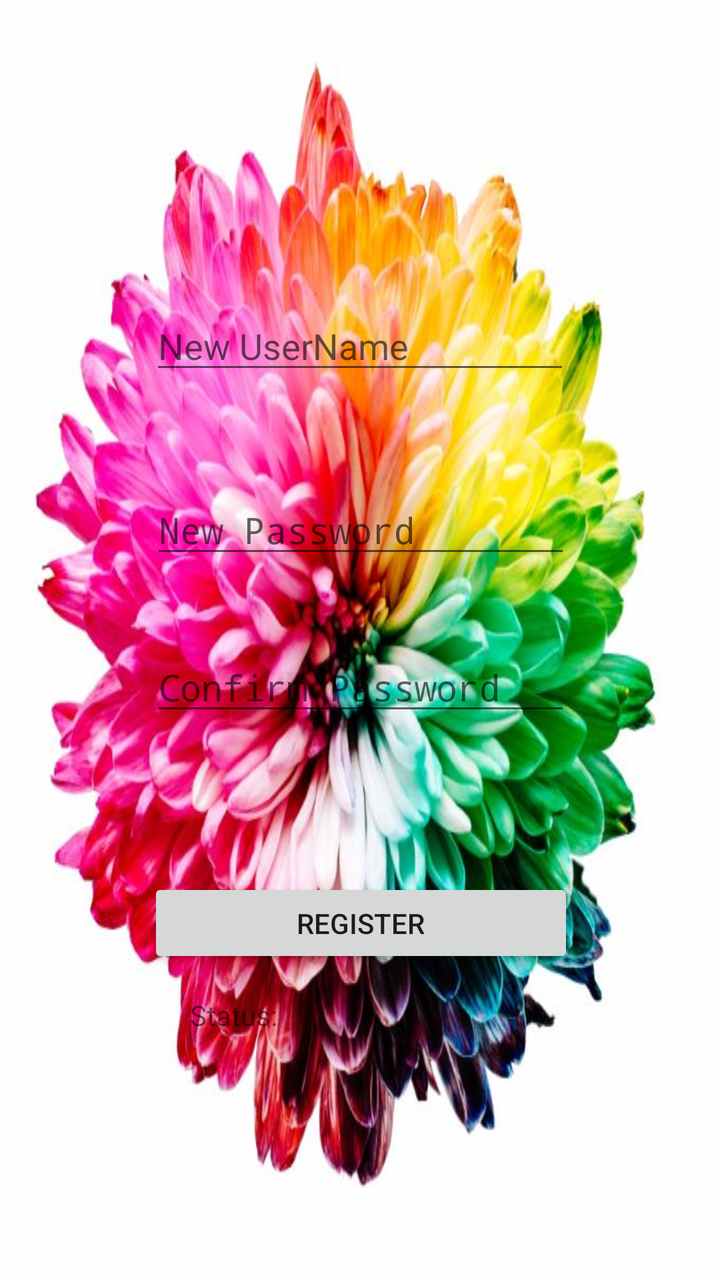
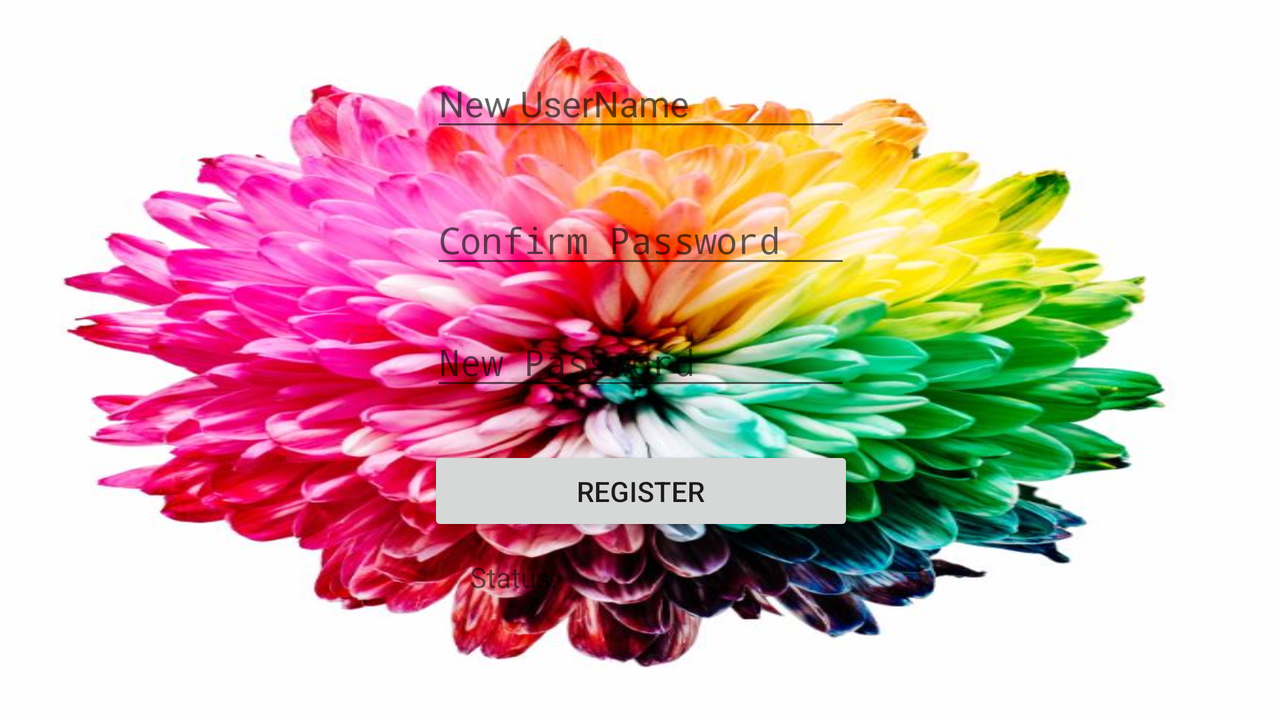

Compare how this app lays out the same screen by default and in its alternative resource folder. The renders come first, then the two layout files and the values they reference.
<!-- AndroidManifest.xml: application theme AppTheme.Launcher -->
<!-- res/layout/activity_register.xml -->
<?xml version="1.0" encoding="utf-8"?>

<android.support.constraint.ConstraintLayout xmlns:android="http://schemas.android.com/apk/res/android"
    xmlns:app="http://schemas.android.com/apk/res-auto"
    xmlns:tools="http://schemas.android.com/tools"
    android:layout_width="match_parent"
    android:layout_height="match_parent"
    android:background="@drawable/background"
    tools:context=".Register"
    >

    <Button
        android:id="@+id/registerButton"
        android:layout_width="213dp"
        android:layout_height="45dp"
        android:layout_marginStart="8dp"
        android:layout_marginEnd="8dp"
        android:layout_marginBottom="156dp"
        android:text="Register"

        app:layout_constraintBottom_toBottomOf="parent"
        app:layout_constraintEnd_toEndOf="parent"
        app:layout_constraintHorizontal_bias="0.505"
        app:layout_constraintStart_toStartOf="parent" />

    <EditText
        android:id="@+id/username"
        android:layout_width="wrap_content"
        android:layout_height="wrap_content"
        android:layout_marginBottom="8dp"
        android:layout_marginEnd="8dp"
        android:layout_marginStart="8dp"
        android:layout_marginTop="8dp"
        android:ems="10"
        android:inputType="textPersonName"
        android:hint="@string/new_username"
        app:layout_constraintBottom_toBottomOf="parent"
        app:layout_constraintEnd_toEndOf="parent"
        app:layout_constraintStart_toStartOf="parent"
        app:layout_constraintTop_toTopOf="parent"
        app:layout_constraintVertical_bias="0.245" />

    <EditText
        android:id="@+id/password"
        android:layout_width="wrap_content"
        android:layout_height="wrap_content"
        android:layout_marginStart="8dp"
        android:layout_marginTop="8dp"
        android:layout_marginEnd="8dp"
        android:layout_marginBottom="8dp"
        android:ems="10"
        android:hint="@string/new_password"
        android:inputType="textPassword"
        app:layout_constraintBottom_toBottomOf="parent"
        app:layout_constraintEnd_toEndOf="parent"
        app:layout_constraintHorizontal_bias="0.503"
        app:layout_constraintStart_toStartOf="parent"
        app:layout_constraintTop_toTopOf="parent"
        app:layout_constraintVertical_bias="0.403"
        tools:ignore="LabelFor" />

    <EditText
        android:id="@+id/confirmPassword"
        android:layout_width="wrap_content"
        android:layout_height="wrap_content"
        android:layout_marginStart="8dp"
        android:layout_marginTop="8dp"
        android:layout_marginEnd="8dp"
        android:layout_marginBottom="8dp"
        android:ems="10"
        android:hint="Confirm Password"
        android:inputType="textPassword"
        app:layout_constraintBottom_toBottomOf="parent"
        app:layout_constraintEnd_toEndOf="parent"
        app:layout_constraintHorizontal_bias="0.503"
        app:layout_constraintStart_toStartOf="parent"
        app:layout_constraintTop_toTopOf="parent"
        app:layout_constraintVertical_bias="0.538" />

    <TextView
        android:id="@+id/registerMessage"
        android:layout_width="170dp"
        android:layout_height="73dp"
        android:layout_marginStart="8dp"
        android:layout_marginEnd="8dp"
        android:layout_marginBottom="8dp"
        android:text="@string/status"
        app:layout_constraintBottom_toBottomOf="parent"
        app:layout_constraintEnd_toEndOf="parent"
        app:layout_constraintStart_toStartOf="parent"
        app:layout_constraintTop_toTopOf="parent"
        app:layout_constraintVertical_bias="0.891" />
</android.support.constraint.ConstraintLayout>
<!-- resources referenced by this layout -->
<resources>
  <string name="new_password">New Password</string>
  <string name="new_username">New UserName</string>
  <string name="status">Status:</string>
  <style name="AppTheme.Launcher">
          <item name="android:windowBackground">@drawable/color1</item>
      </style>
  <!-- drawable color1: jpg bitmap (drawable-v24, 78243 bytes) -->
</resources>
<!-- res/layout-land/activity_register.xml (the repository's variant of the layout above) -->
<!-- drawn on the phone turned sideways -->
<?xml version="1.0" encoding="utf-8"?>
<android.support.constraint.ConstraintLayout xmlns:android="http://schemas.android.com/apk/res/android"
    xmlns:app="http://schemas.android.com/apk/res-auto"
    xmlns:tools="http://schemas.android.com/tools"
    android:layout_width="match_parent"
    android:layout_height="match_parent"
    tools:context=".Register"
    >

    <Button
        android:id="@+id/registerButton"
        android:layout_width="213dp"
        android:layout_height="45dp"
        android:layout_marginBottom="92dp"
        android:layout_marginEnd="8dp"
        android:layout_marginStart="8dp"
        android:layout_marginTop="8dp"

        android:text="Register"
        app:layout_constraintBottom_toBottomOf="parent"
        app:layout_constraintEnd_toEndOf="parent"
        app:layout_constraintHorizontal_bias="0.501"
        app:layout_constraintStart_toStartOf="parent"
        app:layout_constraintTop_toTopOf="parent"
        app:layout_constraintVertical_bias="1.0" />

    <EditText
        android:id="@+id/username"
        android:layout_width="wrap_content"
        android:layout_height="wrap_content"
        android:layout_marginBottom="8dp"
        android:layout_marginEnd="8dp"
        android:layout_marginStart="8dp"
        android:layout_marginTop="8dp"
        android:ems="10"
        android:hint="@string/new_username"
        android:inputType="textPersonName"
        app:layout_constraintBottom_toBottomOf="parent"
        app:layout_constraintEnd_toEndOf="parent"
        app:layout_constraintHorizontal_bias="0.501"
        app:layout_constraintStart_toStartOf="parent"
        app:layout_constraintTop_toTopOf="parent"
        app:layout_constraintVertical_bias="0.07" />

    <EditText
        android:id="@+id/password"
        android:layout_width="wrap_content"
        android:layout_height="wrap_content"
        android:layout_marginBottom="8dp"
        android:layout_marginEnd="8dp"
        android:layout_marginStart="8dp"
        android:layout_marginTop="8dp"
        android:ems="10"
        android:hint="@string/new_password"
        android:inputType="textPassword"
        app:layout_constraintBottom_toBottomOf="parent"
        app:layout_constraintEnd_toEndOf="parent"
        app:layout_constraintHorizontal_bias="0.501"
        app:layout_constraintStart_toStartOf="parent"
        app:layout_constraintTop_toTopOf="parent"
        app:layout_constraintVertical_bias="0.498"
        tools:ignore="LabelFor" />

    <EditText
        android:id="@+id/confirmPassword"
        android:layout_width="wrap_content"
        android:layout_height="wrap_content"
        android:layout_marginBottom="8dp"
        android:layout_marginEnd="8dp"
        android:layout_marginStart="8dp"
        android:layout_marginTop="8dp"
        android:ems="10"
        android:hint="Confirm Password"
        android:inputType="textPassword"
        app:layout_constraintBottom_toBottomOf="parent"
        app:layout_constraintEnd_toEndOf="parent"
        app:layout_constraintHorizontal_bias="0.501"
        app:layout_constraintStart_toStartOf="parent"
        app:layout_constraintTop_toTopOf="parent"
        app:layout_constraintVertical_bias="0.296" />

    <TextView
        android:id="@+id/registerMessage"
        android:layout_width="170dp"
        android:layout_height="73dp"
        android:layout_marginBottom="8dp"
        android:layout_marginEnd="8dp"
        android:layout_marginStart="8dp"
        android:text="@string/status"
        app:layout_constraintBottom_toBottomOf="parent"
        app:layout_constraintEnd_toEndOf="parent"
        app:layout_constraintStart_toStartOf="parent"
        app:layout_constraintTop_toTopOf="parent"
        app:layout_constraintVertical_bias="1.0" />
</android.support.constraint.ConstraintLayout>
